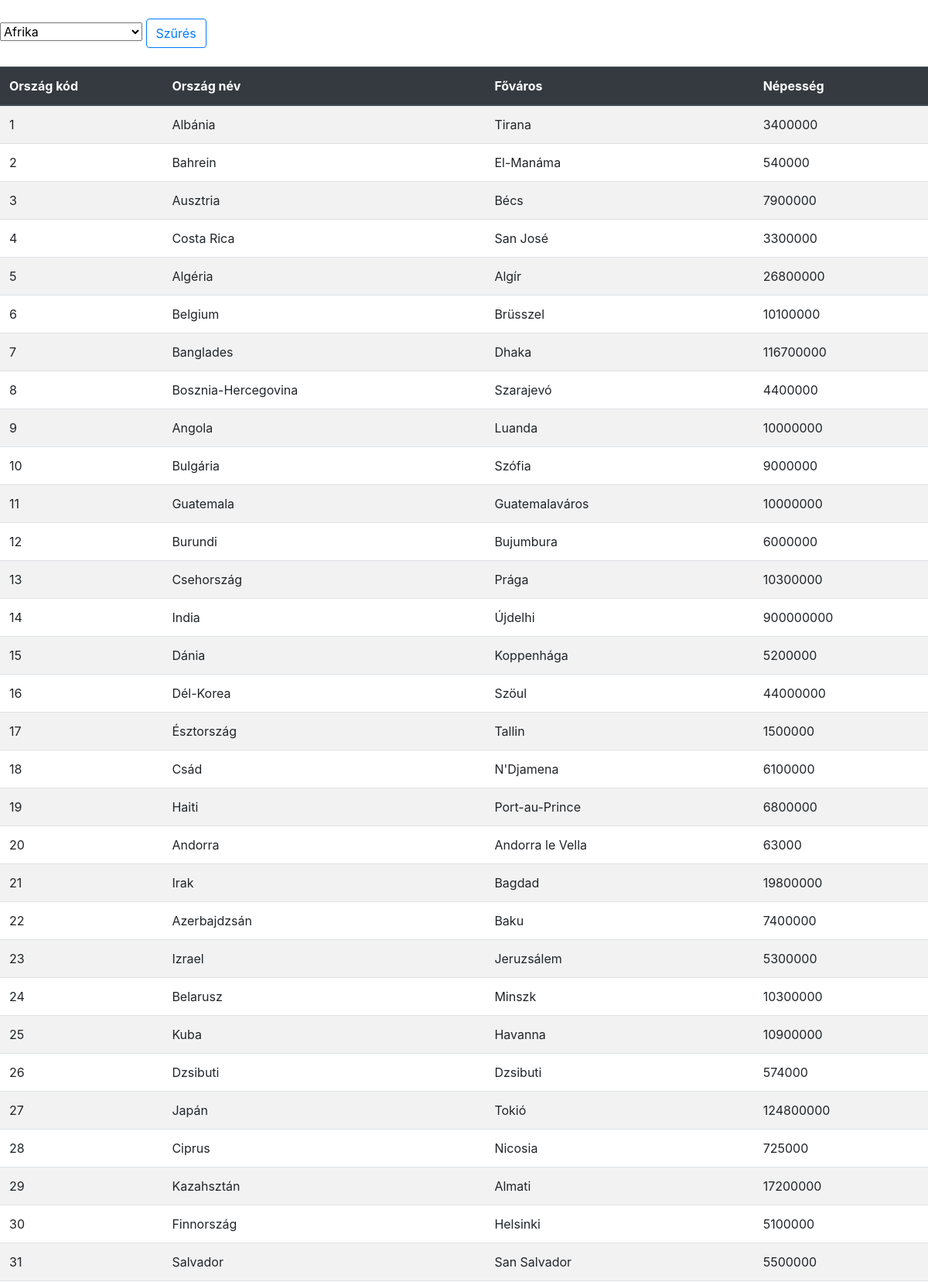
The page / (upper part) on the database its author committed.
### tables this page shows
CREATE TABLE `orszagok` (
  `okod` int(11) NOT NULL,
  `onev` varchar(255) NOT NULL,
  `allamkod` int(11) NOT NULL,
  `fovaros` varchar(255) NOT NULL,
  `terulet` int(11) NOT NULL,
  `nepesseg` int(11) NOT NULL,
  `foldreszkod` int(11) NOT NULL,
  `penznemkod` int(11) NOT NULL,
  `gdp` int(11) NOT NULL,
  `novekedes` double NOT NULL,
  `inflacio` double NOT NULL,
  `munkanelkuliseg` double NOT NULL
);

### index.php (the view, shortened to what this page needs)
<?php
    require_once('Connect.php');
    $sql = "SELECT * FROM foldreszek;";
    $result = $connect -> query($sql);
?>
<!DOCTYPE html>
<html lang="hu">
<head>
    <link rel="stylesheet" href="https://stackpath.bootstrapcdn.com/bootstrap/4.3.1/css/bootstrap.min.css">
</head>
<body>
    <br>
    <form action="#" method="get">
        <select name="continent">
        <?php
            while($row = $result->fetch_array()) {
                echo '<option value='.$row[0].'>' . $row[1] . '</option>';
            }
        ?>
        </select>
        <input type="submit" value="Szűrés" class="btn btn-outline-primary">
    </form>
    <br>
    <table class="table table-striped">
        <thead class="thead-dark">
            <tr>
                <th>Ország kód</th>
                <th>Ország név</th>
                <th>Főváros</th>
                <th>Népesség</th>
            </tr>
        </thead>
    <?php
        $sql = "SELECT * FROM orszagok";
        $result = $connect -> query($sql);
        if ($result->num_rows > 0) {
            while($row = $result->fetch_assoc()) {
                echo "<tr><td>" . $row["okod"]. "</td><td>" . $row["onev"]. "</td><td>" . $row["fovaros"]. "</td><td>" . $row["nepesseg"]. "</td></tr>";
            }
        } else {
            echo "0 results";
        }
    ?>
    </table>";
</body>
</html>

### rows shown on the page
orszagok: okod "1", onev "Albánia", fovaros "Tirana", nepesseg "3400000"
orszagok: okod "2", onev "Bahrein", fovaros "El-Manáma", nepesseg "540000"
orszagok: okod "3", onev "Ausztria", fovaros "Bécs", nepesseg "7900000"
orszagok: okod "4", onev "Costa Rica", fovaros "San José", nepesseg "3300000"
orszagok: okod "5", onev "Algéria", fovaros "Algír", nepesseg "26800000"
orszagok: okod "6", onev "Belgium", fovaros "Brüsszel", nepesseg "10100000"
orszagok: okod "7", onev "Banglades", fovaros "Dhaka", nepesseg "116700000"
orszagok: okod "8", onev "Bosznia-Hercegovina", fovaros "Szarajevó", nepesseg "4400000"
orszagok: okod "9", onev "Angola", fovaros "Luanda", nepesseg "10000000"
orszagok: okod "10", onev "Bulgária", fovaros "Szófia", nepesseg "9000000"
orszagok: okod "11", onev "Guatemala", fovaros "Guatemalaváros", nepesseg "10000000"
orszagok: okod "12", onev "Burundi", fovaros "Bujumbura", nepesseg "6000000"
orszagok: okod "13", onev "Csehország", fovaros "Prága", nepesseg "10300000"
orszagok: okod "14", onev "India", fovaros "Újdelhi", nepesseg "900000000"
orszagok: okod "15", onev "Dánia", fovaros "Koppenhága", nepesseg "5200000"
orszagok: okod "16", onev "Dél-Korea", fovaros "Szöul", nepesseg "44000000"
orszagok: okod "17", onev "Észtország", fovaros "Tallin", nepesseg "1500000"
orszagok: okod "18", onev "Csád", fovaros "N'Djamena", nepesseg "6100000"
orszagok: okod "19", onev "Haiti", fovaros "Port-au-Prince", nepesseg "6800000"
orszagok: okod "20", onev "Andorra", fovaros "Andorra le Vella", nepesseg "63000"
orszagok: okod "21", onev "Irak", fovaros "Bagdad", nepesseg "19800000"
orszagok: okod "22", onev "Azerbajdzsán", fovaros "Baku", nepesseg "7400000"
orszagok: okod "23", onev "Izrael", fovaros "Jeruzsálem", nepesseg "5300000"
orszagok: okod "24", onev "Belarusz", fovaros "Minszk", nepesseg "10300000"
orszagok: okod "25", onev "Kuba", fovaros "Havanna", nepesseg "10900000"
orszagok: okod "26", onev "Dzsibuti", fovaros "Dzsibuti", nepesseg "574000"
orszagok: okod "27", onev "Japán", fovaros "Tokió", nepesseg "124800000"
orszagok: okod "28", onev "Ciprus", fovaros "Nicosia", nepesseg "725000"
orszagok: okod "29", onev "Kazahsztán", fovaros "Almati", nepesseg "17200000"
orszagok: okod "30", onev "Finnország", fovaros "Helsinki", nepesseg "5100000"
orszagok: okod "31", onev "Salvador", fovaros "San Salvador", nepesseg "5500000"

### other values the page prints
form field continent "Afrika"
